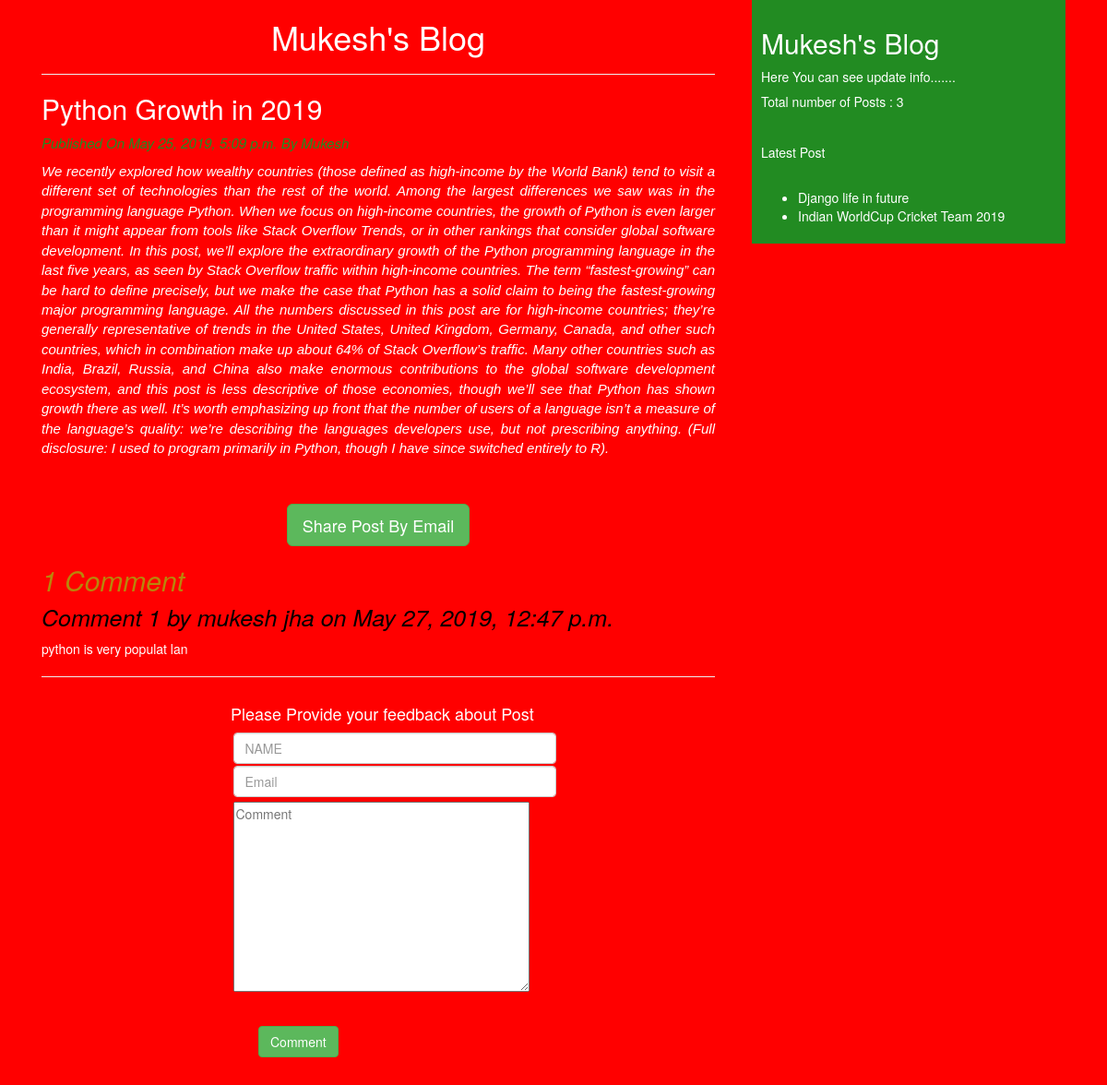
/2019/5/25/python-growth-2019/, run on the app's committed database.
### blog/models.py (models this page shows, shortened)
class Post(models.Model):
    STATUS_CHOICE= (('draft','draft'),('published','published'))
    title= models.CharField(max_length=300)
    slug= models.SlugField(max_length=300,unique_for_date='publish')
    auther = models.ForeignKey(User,related_name='blog_posts', on_delete=models.CASCADE,)
    body = models.TextField()
    publish= models.DateTimeField(default=timezone.now)
    created= models.DateTimeField(auto_now_add=True)
    updated= models.DateTimeField(auto_now=True)
    status =models.CharField(max_length=12,choices=STATUS_CHOICE,default='draft')
    objects=CustomManager()
    tags=TaggableManager()
    class Meta:
        ordering = ('-publish',)
    def get_absolute_url(self):
        return reverse('post',args=[self.publish.year,self.publish.month,self.publish.day,self.slug,])

class Comment(models.Model):
    post=models.ForeignKey(Post,related_name='comment', on_delete=models.CASCADE)
    name=models.CharField(max_length=50)
    email=models.EmailField()
    body=models.TextField()
    created=models.DateTimeField(auto_now_add=True)
    updated=models.DateTimeField(auto_now=True)
    active=models.BooleanField(default=True)
    class Meta:
        ordering=('-created',)

### blog/views.py (the view)
# urls.py: path("<int:year>/<int:month>/<int:day>/<slug:post>/", views.post_detail_view,name='post'),
def post_detail_view(request,post,year,month,day):
    post=get_object_or_404(Post,slug=post,publish__year=year,publish__month=month,publish__day=day,status='published')
    comment=post.comment.filter(active=True)
    csubmit=False
    if request.method=="POST":
        form = CommentForm(request.POST)
        if form.is_valid():
            new_comment=form.save(commit=False)
            new_comment.post=post
            new_comment.save()
            csubmit=True
    else:
        form=CommentForm()
    return render(request,'blog/post_detail.html',{'post':post,'form':form,'csubmit':csubmit,'comment':comment})

### blog/forms.py
class CommentForm(forms.ModelForm):
    name = forms.CharField(widget=forms.TextInput(attrs={'class': 'form-control m-1', 'placeholder': 'NAME'}))
    email = forms.EmailField(widget=forms.EmailInput(attrs={'class': 'form-control m-1', 'placeholder': 'Email'}))
    body = forms.CharField(required=False ,widget=forms.Textarea(attrs={'class': 'form_control m-1', 'placeholder': 'Comment'}))
    class Meta:
        model=Comment
        fields=['name','email','body']

### blog/models.py (called while the page is built)
    def get_queryset(self):
        return super().get_queryset().filter(status='published')

### blog/templatetags/blog_tags.py (called while the page is built)
@register.simple_tag()
def total_post():
    return Post.objects.count()

@register.inclusion_tag('blog/latest_post.html')
def show_latest_post():
    latest_post=Post.objects.order_by('-publish')[:2]
    return {'latest_post':latest_post}

### templates/blog/post_detail.html (shortened to what this page needs)
<!DOCTYPE html>
{% extends 'blog/base.html' %}
{% block body_content %}
    <h1>Mukesh's Blog</h1><hr>
        <h2>{{ post.title }}</h2>
        <p id="date">Published On    {{ post.publish }} By {{ post.auther|title }}</p>
        <p id="body">{{ post.body }}</p><br><br>
    <div align="center">
      <a href="/{{ post.id }}/share/" class="btn btn-success btn-lg">Share Post By Email</a>
    </div>
    {% with comment.count as comment_count %}
        <h2 id="c1">{{ comment_count }} Comment{{ comment_count|pluralize }}</h2>
    {% endwith %}
    {% if comment %}
        {% for count in comment %}
            <h4 class="comment_header">Comment  {{ forloop.counter }}  by {{ count.name }} on {{ count.created}}</h4>
            <div id="comment-body">
                {{ count.body }}
            </div>
        {% endfor %}
        {% else %}
        <h4>There is no Comment Yet</h4>
    {% endif %}<hr>
    {% if csubmit %}
        <h4>Comment Submitted </h4>
        {% else %}
        <div class="container">
            <div class="row">
                <div class="col-md-2"></div>
                <div class="col-md-4">
                        <h4>Please Provide your feedback about Post</h4>
                       <form method="post">
                             {{ form.name }}
                             {{ form.email }}
                             {{ form.body}}
                             <input type="submit" value="Comment" class="btn btn-success m-5">
                        </form>
                </div>
                <div class="col-md-6"></div>
            </div>
        </div>
    {% endif %}
{% endblock %}

### templates/blog/latest_post.html
<ul>
    {% for post in latest_post %}
        <li>
          <a href="{{ post.get_absolute_url }}" >{{ post.title }}</a>
        </li>
    {% endfor %}
</ul>

### static/css/blog.css (style rules this page uses)
body { background-color: red; }
h1 { text-align: center; }
#date { color: forestgreen; font-size: 15px; font-style: oblique; font: bold; }
#body { font-family: 'Lucida Grande', 'Lucida Sans Unicode', 'Geneva', 'Verdana', sans-serif; font-style: oblique; font-size: 15px; text-align: justify; }
.comment_header { font-size: 25px; color: black; font-style: oblique; font: bold; }
#c1 { font-size: 30px; font-style: italic; color: darkgoldenrod; font: bold; }
li,a { text-decoration:none; color: white; }

### data on the page
Post: title "Python Growth in 2019", publish "May 25, 2019, 5:09 p.m.", auther "Mukesh", body "We recently explored how wealthy countries (those defined as high-income by the World Bank) tend to visit a different set of technologies than the rest of the world. Among the largest differences we saw was in the programming language Python. When we focus on high-income countries, the growth of Python is even larger than it might appear from tools like Stack Overflow Trends, or in other rankings that consider global software development. In this post, we’ll explore the extraordinary growth of the Python programming language in the last five years, as seen by Stack Overflow traffic within high-income countries. The term “fastest-growing” can be hard to define precisely, but we make the case…"
Comment: name "mukesh jha", created "May 27, 2019, 12:47 p.m.", body "python is very populat lan"
Post: title "Django life in future"
Post: title "Indian WorldCup Cricket Team 2019"

### other printed values
{{ comment_count }} "1"
